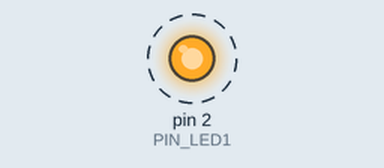
Recording of a sketch running on a simulated Arduino Uno, built with avr-gcc and run on an emulated ATmega328P. Shown: output pins drawn as LEDs (lit = HIGH). Dashed ring = blinking. What the sketch prints to the serial monitor is not drawn.

Above: at 0.02 s.
Timing chart, 0 to 3.0 s (numbered marks = the images above):
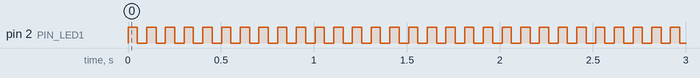

Measured:
- by itself, pin 2 (PIN_LED1): alternates HIGH for 0.05 s and LOW for 0.05 s

The sketch:

serialcombined.ino
```cpp
#define PIN_LED1 2
#define PIN_BTN1 0

int count = 0;
int countb = 0;

void setup() {
  // put your setup code here, to run once:
  pinMode(PIN_LED1, OUTPUT);
  pinMode(PIN_BTN1, INPUT);

  Serial.begin(9600);

}
//my single line comment

void loop() {
  digitalWrite(PIN_LED1, HIGH);
  delay(50);
  digitalWrite(PIN_LED1, LOW);
  delay(50);

  Serial.print("button: ");
  Serial.println(digitalRead(PIN_BTN1));

  if (digitalRead(PIN_BTN1) == HIGH)
  {
    count++;
    Serial.println("HIGH");
  }
  else
  {
    countb--;
  }
  Serial.print("HIGH Count: ");
  Serial.println(count);
  Serial.print("Low Count: ");
  Serial.println(countb);

}
```
